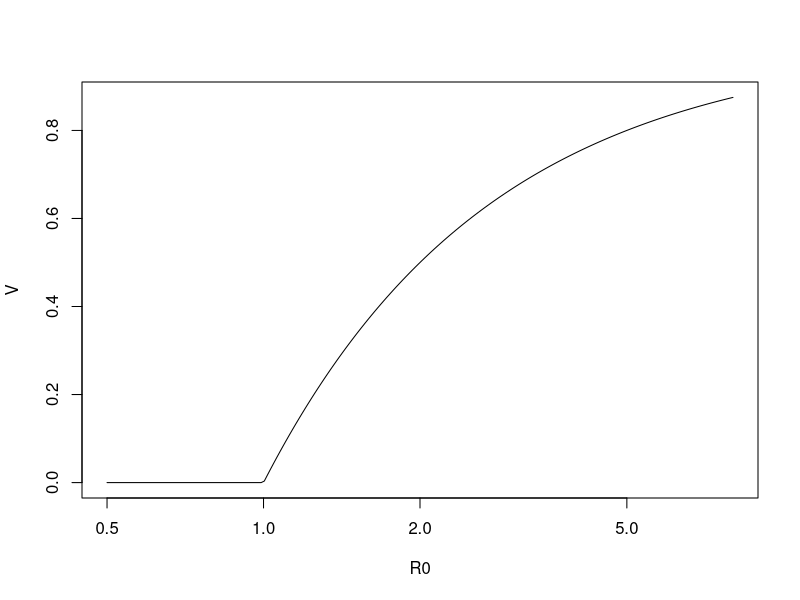

This chart was generated by the following R code:
logR0 <- seq(log(0.5), log(8), length.out=200)
R0 <- exp(logR0)
V <- 1-1/R0
V <- ifelse(V<0, 0, V)
plot(R0, V, type="l", log="x")
